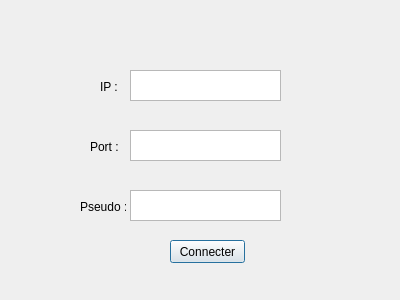
<?xml version="1.0" encoding="UTF-8"?>
<ui version="4.0">
 <class>Dialog</class>
 <widget class="QDialog" name="Dialog">
  <property name="windowModality">
   <enum>Qt::NonModal</enum>
  </property>
  <property name="geometry">
   <rect>
    <x>0</x>
    <y>0</y>
    <width>400</width>
    <height>300</height>
   </rect>
  </property>
  <property name="contextMenuPolicy">
   <enum>Qt::DefaultContextMenu</enum>
  </property>
  <property name="windowTitle">
   <string>Dialog</string>
  </property>
  <widget class="QTextEdit" name="textEdit">
   <property name="geometry">
    <rect>
     <x>130</x>
     <y>70</y>
     <width>151</width>
     <height>31</height>
    </rect>
   </property>
   <property name="cursor" stdset="0">
    <cursorShape>IBeamCursor</cursorShape>
   </property>
  </widget>
  <widget class="QTextEdit" name="textEdit_2">
   <property name="geometry">
    <rect>
     <x>130</x>
     <y>130</y>
     <width>151</width>
     <height>31</height>
    </rect>
   </property>
   <property name="cursor" stdset="0">
    <cursorShape>IBeamCursor</cursorShape>
   </property>
  </widget>
  <widget class="QPushButton" name="pushButton">
   <property name="geometry">
    <rect>
     <x>170</x>
     <y>240</y>
     <width>75</width>
     <height>23</height>
    </rect>
   </property>
   <property name="text">
    <string>Connecter</string>
   </property>
  </widget>
  <widget class="QLabel" name="label">
   <property name="geometry">
    <rect>
     <x>100</x>
     <y>80</y>
     <width>46</width>
     <height>13</height>
    </rect>
   </property>
   <property name="text">
    <string>IP :</string>
   </property>
  </widget>
  <widget class="QLabel" name="label_2">
   <property name="geometry">
    <rect>
     <x>90</x>
     <y>140</y>
     <width>46</width>
     <height>13</height>
    </rect>
   </property>
   <property name="text">
    <string>Port : </string>
   </property>
  </widget>
  <widget class="QLabel" name="label_3">
   <property name="geometry">
    <rect>
     <x>100</x>
     <y>270</y>
     <width>261</width>
     <height>21</height>
    </rect>
   </property>
   <property name="text">
    <string/>
   </property>
  </widget>
  <widget class="QLabel" name="label_4">
   <property name="geometry">
    <rect>
     <x>80</x>
     <y>200</y>
     <width>46</width>
     <height>13</height>
    </rect>
   </property>
   <property name="text">
    <string>Pseudo :</string>
   </property>
  </widget>
  <widget class="QTextEdit" name="name">
   <property name="geometry">
    <rect>
     <x>130</x>
     <y>190</y>
     <width>151</width>
     <height>31</height>
    </rect>
   </property>
   <property name="cursor" stdset="0">
    <cursorShape>IBeamCursor</cursorShape>
   </property>
  </widget>
 </widget>
 <resources/>
 <connections/>
</ui>
